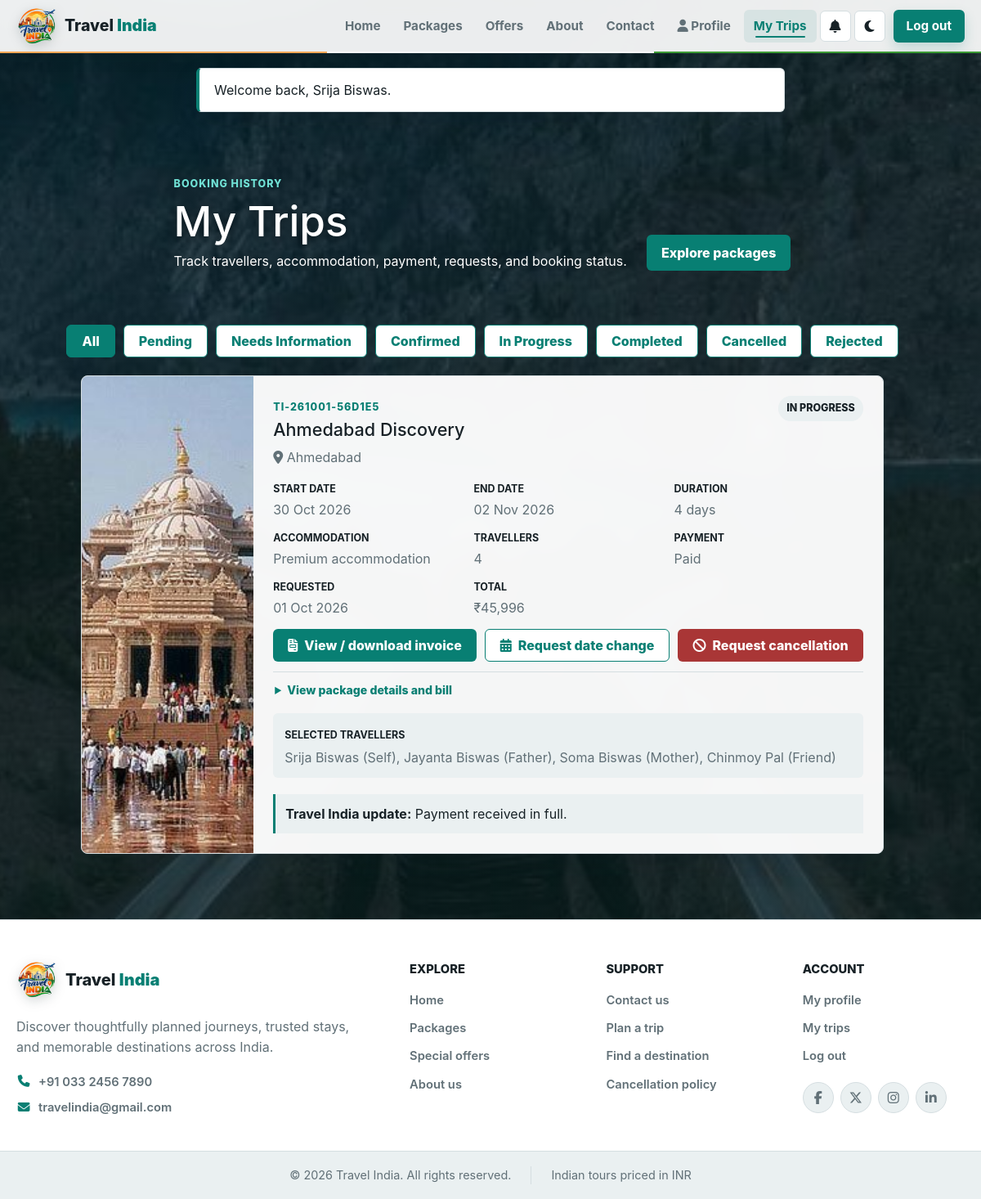
/my-bookings.php (signed in), run on the app's committed database.
### tables this page shows
CREATE TABLE `bookings` (
  `id` int NOT NULL AUTO_INCREMENT,
  `from_date` date NOT NULL,
  `to_date` date NOT NULL,
  `destination` varchar(255) NOT NULL,
  `hotel` varchar(255) NOT NULL,
  `people` int NOT NULL,
  `customer_name` varchar(500) NOT NULL,
  `created_at` timestamp NOT NULL DEFAULT CURRENT_TIMESTAMP,
  `booking_reference` varchar(24) DEFAULT NULL,
  `user_email` varchar(500) DEFAULT NULL,
  `package_id` int DEFAULT NULL,
  `hotel_id` int DEFAULT NULL,
  `status` varchar(30) NOT NULL DEFAULT 'pending',
  `total_amount` decimal(10,2) NOT NULL DEFAULT '0.00',
  `payment_status` varchar(30) NOT NULL DEFAULT 'unpaid',
  `customer_note` text,
  `trip_category` varchar(30) NOT NULL DEFAULT 'family',
  `admin_note` text,
  `updated_at` timestamp NOT NULL DEFAULT CURRENT_TIMESTAMP ON UPDATE CURRENT_TIMESTAMP,
  `package_unit_price` decimal(10,2) NOT NULL DEFAULT '0.00',
  `base_amount` decimal(10,2) NOT NULL DEFAULT '0.00',
  `offer_id` int DEFAULT NULL,
  `offer_name` varchar(160) DEFAULT NULL,
  `offer_code` varchar(50) DEFAULT NULL,
  `discount_type` varchar(20) DEFAULT NULL,
  `discount_value` decimal(10,2) NOT NULL DEFAULT '0.00',
  `discount_amount` decimal(10,2) NOT NULL DEFAULT '0.00',
  `hotel_surcharge_per_traveller` decimal(10,2) NOT NULL DEFAULT '0.00',
  `hotel_surcharge_total` decimal(10,2) NOT NULL DEFAULT '0.00',
  `meal_plan_id` int DEFAULT NULL,
  `meal_plan_name` varchar(80) NOT NULL DEFAULT 'Standard meals (included)',
  `meal_surcharge_per_traveller` decimal(10,2) NOT NULL DEFAULT '0.00',
  `meal_surcharge_total` decimal(10,2) NOT NULL DEFAULT '0.00',
  `trip_theme` varchar(30) NOT NULL DEFAULT 'leisure',
  `customer_hidden_at` timestamp NULL DEFAULT NULL,
  PRIMARY KEY (`id`),
  UNIQUE KEY `booking_reference_unique` (`booking_reference`)
);

CREATE TABLE `packages` (
  `id` int NOT NULL AUTO_INCREMENT,
  `state_id` int DEFAULT NULL,
  `destination_id` int DEFAULT NULL,
  `transport_category_id` int DEFAULT NULL,
  `name` varchar(150) NOT NULL,
  `slug` varchar(160) NOT NULL,
  `destination` varchar(150) NOT NULL,
  `description` text NOT NULL,
  `visit_places` text,
  `image` varchar(255) NOT NULL,
  `price` decimal(10,2) NOT NULL,
  `currency` char(3) NOT NULL DEFAULT 'INR',
  `duration_days` int NOT NULL DEFAULT '3',
  `hotel_rating` tinyint NOT NULL DEFAULT '3',
  `transport` varchar(255) NOT NULL DEFAULT 'Air-conditioned transport',
  `status` varchar(30) NOT NULL DEFAULT 'published',
  `created_at` timestamp NOT NULL DEFAULT CURRENT_TIMESTAMP,
  `updated_at` timestamp NOT NULL DEFAULT CURRENT_TIMESTAMP ON UPDATE CURRENT_TIMESTAMP,
  PRIMARY KEY (`id`),
  UNIQUE KEY `slug` (`slug`)
);

### security.php (called while the page is built, shortened)
<?php
function e(mixed $value): string { return htmlspecialchars((string)$value, ENT_QUOTES, 'UTF-8'); }

### my-bookings.php (the view, shortened to what this page needs)
<?php
require_once 'app_bootstrap.php';require_once 'db.php';require_once 'security.php';require_once 'booking-pricing.php';
$statusFilter=trim($_GET['status']??'');$statusOptions=['pending','needs_information','confirmed','in_progress','completed','cancelled','rejected'];if($statusFilter!==''&&!in_array($statusFilter,$statusOptions,true))$statusFilter='';
$bookings=[];$travellersByBooking=[];try{$db=db_connect();ensure_app_schema($db);$email=$_SESSION['user_email'];$sql="SELECT b.*,p.name package_name,p.image,p.description package_description,(SELECT status FROM booking_amendments WHERE booking_id=b.id ORDER BY id DESC LIMIT 1) amendment_status,(SELECT status FROM cancellation_requests WHERE booking_id=b.id ORDER BY id DESC LIMIT 1) cancellation_status,(SELECT id FROM booking_reviews WHERE booking_id=b.id LIMIT 1) review_id,(SELECT CONCAT(package_rating,'/',hotel_rating,'/',status) FROM booking_reviews WHERE booking_id=b.id LIMIT 1) review_summary,GROUP_CONCAT(CONCAT(bt.name,IF(bt.relationship IS NULL OR bt.relationship='','',CONCAT(' (',bt.relationship,')'))) ORDER BY bt.id SEPARATOR ', ') traveller_names FROM bookings b LEFT JOIN packages p ON p.id=b.package_id LEFT JOIN booking_travellers bt ON bt.booking_id=b.id WHERE b.user_email=?".($statusFilter!==''?' AND b.status=?':'')." GROUP BY b.id ORDER BY b.created_at DESC";$s=$db->prepare($sql);if($statusFilter!=='')$s->bind_param('ss',$email,$statusFilter);else $s->bind_param('s',$email);$s->execute();$result=$s->get_result();while($row=$result->fetch_assoc()){$bookings[]=$row;$travellersByBooking[(int)$row['id']]=[];}if($travellersByBooking){$ids=implode(',',array_map('intval',array_keys($travellersByBooking)));$travellerResult=$db->query("SELECT booking_id,age_category FROM booking_travellers WHERE booking_id IN ($ids) ORDER BY id");while($travellerResult&&$traveller=$travellerResult->fetch_assoc())$travellersByBooking[(int)$traveller['booking_id']][]=$traveller;}}catch(Throwable $error){$loadError='Your trips are temporarily unavailable.';}$csrf=csrf_token();$bookingActionData=[];foreach($bookings as $bookingAction)$bookingActionData[]=['id'=>(int)$bookingAction['id'],'status'=>$bookingAction['status'],'payment_status'=>$bookingAction['payment_status'],'amendment_status'=>$bookingAction['amendment_status'],'cancellation_status'=>$bookingAction['cancellation_status'],'csrf'=>$csrf];
$bookings=array_values(array_filter($bookings,static fn(array $booking): bool=>empty($booking['customer_hidden_at'])));
?>
<!DOCTYPE html><html lang="en"><head><link rel="stylesheet" href="css/portal.css?v=16"></head><body class="trips-body"><?php include 'header.php';?>
<main class="portal-page trips-page"><header class="portal-heading"><div><span>Booking history</span><h1>My Trips</h1><p>Track travellers, accommodation, payment, requests, and booking status.</p></div><a class="portal-button" href="Package.php">Explore packages</a></header><nav class="trip-actions" aria-label="Booking status filters"><a class="portal-button secondary <?php echo $statusFilter===''?'active':'';?>" href="my-bookings.php">All</a><?php foreach($statusOptions as $option):?><a class="portal-button secondary <?php echo $statusFilter===$option?'active':'';?>" href="my-bookings.php?status=<?php echo e($option);?>"><?php echo e(ucwords(str_replace('_',' ',$option)));?></a><?php endforeach;?></nav><?php if(!empty($loadError)):?><div class="portal-alert"><?php echo e($loadError);?></div><?php endif;?>
<section class="trip-list">
<?php foreach($bookings as $b):$durationDays=max(1,(new DateTimeImmutable($b['from_date']))->diff(new DateTimeImmutable($b['to_date']))->days+1);?><article class="trip-card detailed-trip"><?php if($b['image']):?><img src="<?php echo e($b['image']);?>" alt="<?php echo e($b['package_name']?:$b['destination']);?>"><?php endif;?><div class="trip-main"><div class="trip-top"><div><span class="reference"><?php echo e($b['booking_reference']?:'Booking #'.$b['id']);?></span><h2><?php echo e($b['package_name']?:$b['destination']);?></h2><p class="trip-destination"><i class="fa-solid fa-location-dot"></i> <?php echo e($b['destination']);?></p></div><span class="status status-<?php echo e($b['status']);?>"><?php echo e(ucwords(str_replace('_',' ',$b['status'])));?></span></div><div class="trip-facts"><span><b>Start date</b><?php echo e(date('d M Y',strtotime($b['from_date'])));?></span><span><b>End date</b><?php echo e(date('d M Y',strtotime($b['to_date'])));?></span><span><b>Duration</b><?php echo $durationDays;?> day<?php echo $durationDays===1?'':'s';?></span><span><b>Accommodation</b><?php echo e($b['hotel']);?></span><span><b>Travellers</b><?php echo (int)$b['people'];?></span><span><b>Payment</b><?php echo e(ucfirst($b['payment_status']));?></span><span><b>Requested</b><?php echo e(date('d M Y',strtotime($b['created_at'])));?></span></div><?php if($b['traveller_names']):?><div class="trip-detail"><b>Selected travellers</b><p><?php echo e($b['traveller_names']);?></p></div><?php endif;?><?php if($b['admin_note']):?><p class="admin-note"></p><?php endif;?></div></article><?php endforeach;?></section></main><?php include 'footer.php';?></body></html>

### css/portal.css (style rules this page uses)
.portal-page { width:min(1180px,calc(100% - 32px));min-height:70vh;margin:0 auto;padding:56px 0 80px;color:var(--text) }
.portal-heading { display:flex;justify-content:space-between;align-items:flex-end;gap:24px;margin-bottom:30px }
.portal-heading span,.reference { color:var(--brand);font-size:.78rem;font-weight:800;letter-spacing:.08em;text-transform:uppercase }
.portal-heading h1 { margin:5px 0 6px;font-size:clamp(2rem,5vw,3.2rem) }
.portal-heading p { margin:0;color:var(--muted) }
.portal-button { display:inline-flex;align-items:center;justify-content:center;min-height:44px;padding:0 18px;border-radius:6px;background:var(--brand);color:#fff!important;font-weight:800;text-decoration:none }
.trip-list { display:grid;gap:18px }
.trip-card { display:grid;grid-template-columns:210px minmax(0,1fr);overflow:hidden;border:1px solid var(--border);border-radius:8px;background:var(--surface);box-shadow:var(--shadow) }
.trip-card>img { width:100%;height:100%;min-height:210px;object-fit:cover }
.trip-main { padding:24px }
.trip-top { display:flex;justify-content:space-between;gap:20px }
.trip-top h2 { margin:5px 0 18px;font-size:1.35rem }
.status { height:fit-content;padding:6px 10px;border-radius:999px;background:var(--surface-soft);font-size:.78rem;font-weight:800;text-transform:uppercase }
.trip-facts { display:grid;grid-template-columns:repeat(4,minmax(0,1fr));gap:14px }
.trip-facts span { color:var(--muted) }
.trip-facts b { display:block;margin-bottom:3px;color:var(--text);font-size:.78rem;text-transform:uppercase }
.admin-note { margin:20px 0 0;padding:12px;border-left:3px solid var(--brand);background:var(--surface-soft) }
.detailed-trip .trip-facts { grid-template-columns:repeat(3,minmax(0,1fr)) }
.trip-destination { margin:-10px 0 18px;color:var(--muted) }
.trip-detail { margin-top:16px;padding:13px 14px;border-radius:6px;background:var(--surface-soft) }
.trip-detail b { font-size:.78rem;text-transform:uppercase }
.trip-detail p { margin:5px 0 0;color:var(--muted) }
.trip-actions { display:flex;flex-wrap:wrap;gap:10px;margin-top:14px }
.trip-actions .portal-button { min-height:40px;gap:8px }
.portal-button.secondary { border:1px solid var(--brand);background:var(--surface);color:var(--brand)!important }
.portal-button.secondary.active { background:var(--brand);color:#fff!important }
.trips-page { width:100%;max-width:1180px;margin-inline:auto;padding-right:24px;padding-left:24px;box-sizing:border-box }
.profile-body,.trips-body { min-height:100vh;background-position:center!important;background-size:cover!important;background-attachment:fixed!important;background-repeat:no-repeat!important }
.trips-body { background-image:linear-gradient(rgba(7,24,28,.72),rgba(7,24,28,.88)),url('../img/travel1.jpg')!important }
.profile-body .portal-page,.trips-body .portal-page { position:relative }
.profile-body .portal-heading h1,.profile-body .portal-heading p,.trips-body .portal-heading h1,.trips-body .portal-heading p { color:#fff;text-shadow:0 2px 12px rgba(0,0,0,.38) }
.profile-body .portal-heading>div>span,.trips-body .portal-heading>div>span { color:#70e1d5 }
.profile-body .profile-hero,.profile-body .profile-panel,.profile-body .family-card,.trips-body .trip-card,.trips-body .empty-state,.profile-body .empty-state { background:color-mix(in srgb,var(--surface) 96%,transparent);backdrop-filter:blur(10px) }
:root:not([data-theme="dark"]) .trips-body { background-image:linear-gradient(rgba(8,30,34,.54),rgba(8,30,34,.72)),url('../img/travel1.jpg')!important }

### css/theme.css (style rules this page uses)
:root { color-scheme: light; --page:#f4f7f8; --surface:#fff; --surface-soft:#eaf0f1; --text:#172126; --muted:#617077; --border:#d5dee1; --brand:#087f73; --brand-strong:#05665d; --accent:#e9a23b; --shadow:0 12px 32px rgba(22,41,47,.12); }
html { scroll-behavior:smooth; }
body { margin:0!important; padding:0!important; overflow-x:hidden; background:var(--page)!important; color:var(--text); transition:background-color .2s,color .2s; }
body,button,input,select,textarea { font-family:Inter,"Segoe UI",Arial,sans-serif; }
button,a,input,select,textarea { letter-spacing:0; }
body > main { margin:0!important; padding:20px max(20px,calc((100% - 1180px)/2)) 0; display:flex; flex-wrap:wrap; justify-content:center; gap:22px; }
.feature,.about,.banner,section { color:var(--text); }

### data on the page
bookings: package.image (picture), booking_reference "TI-261001-56D1E5", package.name "Ahmedabad Discovery", destination "Ahmedabad", status "IN PROGRESS", from_date "30 Oct 2026", to_date "02 Nov 2026", durationDays "4", hotel "Premium accommodation", people "4", payment_status "Paid", created_at "01 Oct 2026", traveller_names "Srija Biswas (Self), Jayanta Biswas (Father), Soma Biswas (Mother), Chinmoy Pal (Friend)"

### other printed values
$_SESSION['flash'] "Welcome back, Srija Biswas."
str_replace('_',' ',$option) "Pending"
str_replace('_',' ',$option) "Needs Information"
str_replace('_',' ',$option) "Confirmed"
str_replace('_',' ',$option) "In Progress"
str_replace('_',' ',$option) "Completed"
str_replace('_',' ',$option) "Cancelled"
str_replace('_',' ',$option) "Rejected"
